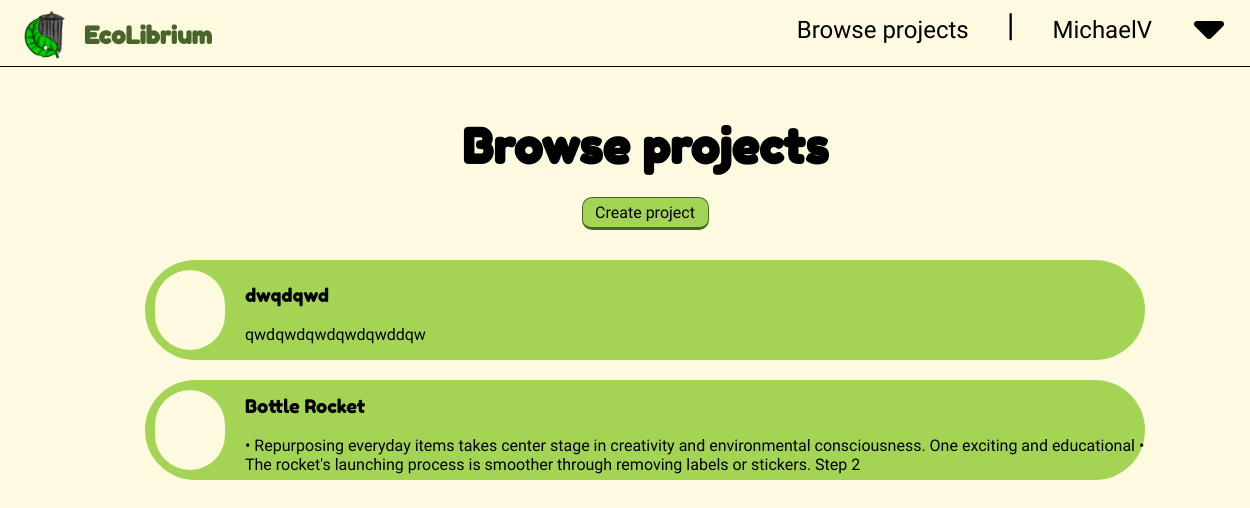
The app's page /home (signed in) with its own data.
### app/user/models.py (models this page shows, shortened)
class User(db.Model, UserMixin):
    __tablename__ = 'user'
    id = db.Column(db.Integer, primary_key=True)
    username = db.Column(db.String(50), unique= True)
    password_hash = db.Column(db.String(128))
    registered_on = db.Column(db.DateTime, default = datetime.utcnow )

### app/forum/models.py (models this page shows)
class Forum(db.Model):
    __tablename__ = 'forum'
    id = db.Column(db.Integer, primary_key=True)
    title = db.Column(db.String(256), nullable=False)
    description = db.Column(db.String(1024), nullable = False)
    content =db.Column(db.String(100024), nullable = False)
    creator_id = db.Column(db.Integer, db.ForeignKey('user.id'), nullable=False)
    created_on = db.Column(db.DateTime, default=datetime.utcnow)
    kilo = db.Column(db.Double, nullable = False)
    comments = db.relationship('Comment', backref='forum', lazy=True)
    creator = db.relationship('User', backref='forums')

### app/forum/views.py (the view)
@forum_blueprint.route('/home')
@login_required
def home():
    user_id = current_user.id
    user_all_forums = Forum.query.options(db.joinedload(Forum.creator)).filter_by(creator_id=current_user.id).all()
    all_forums = Forum.query.options(db.joinedload(Forum.creator)).all()
    user = User.query.get_or_404(user_id)
    return render_template('forums/home.html', all_forums=all_forums, user = user, user_all_forums=user_all_forums)

### app/__init__.py (called while the page is built)
def create_app():
    app = Flask(__name__, template_folder='../template')
    app.config['SECRET_KEY'] = os.urandom(16).hex()
    app.config['SQLALCHEMY_DATABASE_URI'] = 'sqlite:///database.db'
    app.config['SQLALCHEMY_TRACK_MODIFICATIONS'] = False
    bcrypt.init_app(app)
    db.init_app(app)
    migrate.init_app(app, db)
    login_manager.init_app(app)
    from .base.views import base_blueprint
    app.register_blueprint(base_blueprint, url_prefix='/')
    from .user.views import user_blueprint
    app.register_blueprint(user_blueprint, url_prefix = '/')
    from .forum.views import forum_blueprint
    app.register_blueprint(forum_blueprint, url_prefix = '/')
    @login_manager.user_loader
    def load_user(user_id):
        from .user.models import User
        return User.query.get(int(user_id))
    return app

### template/forums/home.html (shortened to what this page needs)
{% extends "base.html" %}
{% block head %}
    <link rel="stylesheet" type="text/css" href="{{ url_for('static', filename='css/home.css') }}">
{% endblock head %}
{% block body %}
    <h1>Browse projects</h1>
    <a href ="{{ url_for('forum.create_forum') }}">
        <div class="addCard">Create project</div>
    </a>
    {% for thread in all_forums %}
    <a href = "{{ url_for('forum.create_Comment', forum_id = thread.id) }}">
        <div class="forum">
            <div class="forum-hole"></div>
            <div class="forum-text">
                <h3>{{ thread.title }}</h3>
                <p>{{ thread.description }} </p>
            </div>
        </div>
    </a>
    {% endfor %}
{% endblock body %}

### template/base.html (shortened to what this page needs)
    <!DOCTYPE html>
    <html>
    <head>
    <link rel="stylesheet" type="text/css" href="{{ url_for('static', filename='css/base.css') }}">
    {% block head %}
    {% endblock head %}
    </head>
    <body>
        <header>
            <div class="navbar">
                <ul>
                    <li><img src="{{ url_for('static', filename='img/logo.png') }}" alt="EcoLibrium"></li>
                    <li id="navbar-title"><a href = "{{ url_for('base.main') }}">EcoLibrium</a></li>
                    <div id="navbar-right">
                        <li><a href="{{ url_for('forum.home') }}">Browse projects</a></li>
                        <li id="verticalLine"><div>|</div></li>
                        {% if current_user.is_authenticated %}
                            <li><a href="{{ url_for('user.view_profile') }}">{{user.username}}</a></li>
                        {% else %}
                            <li id="navbar-button"><a href="{{ url_for('user.register') }}">Register</a></li>
                            <li id="navbar-button"><a href="{{ url_for('user.login') }}">Login</a></li>
                        {% endif %}
                        <li><a></a></li>
                        <li><a></a></li>
                        <li><a></a></li>
                    </div>
                </ul>
            </div>
            <div class="dropdown">
                <button onclick="toggleDropdown()" class="dropbtn"><i class="fas fa-caret-down"></i></button>
            </div>
        </header>
            <div class="body-block">
                {% block body %}
                {% endblock %}
            </div>
    </body>
    </html>

### app/static/css/base.css (style rules this page uses)
body { margin: 0; padding: 0; background-color: #FEFAE0; }
.body-block { position: absolute; margin-top: 65px; width: 100%; z-index: -1; padding: 20px; }
h1, h2, h3, h4 { font-family: 'Fredoka One', sans-serif; }
h1 { font-size: 48px; text-align: center; }
p, li, a { font-family: 'Sarabun', sans-serif; }
p { font-size: 1rem; }
li { font-size: 1.5rem; }
.navbar ul { list-style-type: none; margin: 0; padding: 0; padding-top: 10px; border-bottom: thin solid #000; overflow: hidden; background-color: #FEFAE0; position: fixed; top: 0; width: 100%; }
.navbar li { float: left; list-style-type: none; }
.navbar li a, .navbar li div { display: block; color: #000; text-align: center; text-decoration: none; padding: 6px 14px; }
.navbar img { padding-left: 20px; max-height: 50px; }
#navbar-title a { font-weight: 700; font-family: 'Fredoka One', sans-serif; color: #4A652B; margin-top: 5px; }
#navbar-right { float: right; }
#verticalLine { font-size: 2rem; font-weight: lighter; margin: -10px 10px; }
.dropdown { float: right; position: fixed; top: 0; right: 20px; }
.dropbtn { background-color: #FEFAE0; color: #000; font-size: 3rem; border: none; cursor: pointer; }

### app/static/css/home.css (style rules this page uses)
a { text-decoration: none; }
.addCard { width: 10%; margin: -10px auto 30px; padding: 5px 0; background-color: #A3D454; border: thin solid #4A652B; border-bottom-width: medium; border-radius: 10px; color: #000; text-align: center; }
.forum { display: flex; align-items: center; margin: auto; margin-bottom: 20px; width: 80%; height: 100px; border-radius: 50px; background-color: #A3D454; color: #000; }
.forum-hole { position: relative; height: 80%; width: 0; margin-left: 10px; padding-left: 7%; background-color: #FEFAE0; border-radius: 50px; }
.forum-text { position: relative; left: 2%; margin-top: 5px; }
.forum h3 { font-weight: 400; }

### records on screen
User: username "MichaelV"
Forum: title "dwqdqwd", description "qwdqwdqwdqwdqwddqw"
Forum: title "Bottle Rocket", description "• Repurposing everyday items takes center stage in creativity and environmental consciousness. One exciting and educational • The rocket's launching process is smoother through removing labels or stickers. Step 2"
